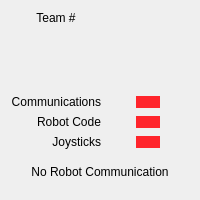
     <widget class="QFrame" name="InfoFrame">
      <layout class="QVBoxLayout" name="verticalLayout" stretch="0,1,0,1">
       <item>
        <widget class="QWidget" name="StatusWidget" native="true">
         <property name="styleSheet">
          <string notr="true">QPushButton {
    background-color: rgb(255, 37, 43);
	border: 0px;
    padding: 4px;
}
QPushButton:checked {
	background-color:  rgb(33, 255, 43);
}</string>
         </property>
         <layout class="QGridLayout" name="gridLayout_2">
          <property name="leftMargin">
           <number>0</number>
          </property>
          <property name="topMargin">
           <number>0</number>
          </property>
          <property name="rightMargin">
           <number>0</number>
          </property>
          <property name="bottomMargin">
           <number>0</number>
          </property>
          <item row="5" column="2">
           <widget class="QWidget" name="CodeFrame" native="true">
            <layout class="QHBoxLayout" name="horizontalLayout_12">
             <property name="spacing">
              <number>0</number>
             </property>
             <property name="leftMargin">
              <number>0</number>
             </property>
             <property name="topMargin">
              <number>0</number>
             </property>
             <property name="rightMargin">
              <number>0</number>
             </property>
             <property name="bottomMargin">
              <number>0</number>
             </property>
             <item>
              <widget class="QPushButton" name="RobotCode">
               <property name="enabled">
                <bool>false</bool>
               </property>
               <property name="minimumSize">
                <size>
                 <width>24</width>
                 <height>12</height>
                </size>
               </property>
               <property name="maximumSize">
                <size>
                 <width>24</width>
                 <height>12</height>
                </size>
               </property>
               <property name="text">
                <string/>
               </property>
               <property name="checkable">
                <bool>true</bool>
               </property>
               <property name="checked">
                <bool>false</bool>
               </property>
               <property name="flat">
                <bool>true</bool>
               </property>
              </widget>
             </item>
            </layout>
           </widget>
          </item>
          <item row="6" column="2">
           <widget class="QWidget" name="JoysticksFrame" native="true">
            <layout class="QHBoxLayout" name="horizontalLayout_11">
             <property name="spacing">
              <number>0</number>
             </property>
             <property name="leftMargin">
              <number>0</number>
             </property>
             <property name="topMargin">
              <number>0</number>
             </property>
             <property name="rightMargin">
              <number>0</number>
             </property>
             <property name="bottomMargin">
              <number>0</number>
             </property>
             <item>
              <widget class="QPushButton" name="Joysticks">
               <property name="enabled">
                <bool>false</bool>
               </property>
               <property name="minimumSize">
                <size>
                 <width>24</width>
                 <height>12</height>
                </size>
               </property>
               <property name="maximumSize">
                <size>
                 <width>24</width>
                 <height>12</height>
                </size>
               </property>
               <property name="text">
                <string/>
               </property>
               <property name="checkable">
                <bool>true</bool>
               </property>
               <property name="checked">
                <bool>false</bool>
               </property>
               <property name="flat">
                <bool>true</bool>
               </property>
              </widget>
             </item>
            </layout>
           </widget>
          </item>
          <item row="4" column="2">
           <widget class="QWidget" name="CommFrame" native="true">
            <layout class="QHBoxLayout" name="horizontalLayout_8">
             <property name="spacing">
              <number>0</number>
             </property>
             <property name="leftMargin">
              <number>0</number>
             </property>
             <property name="topMargin">
              <number>0</number>
             </property>
             <property name="rightMargin">
              <number>0</number>
             </property>
             <property name="bottomMargin">
              <number>0</number>
             </property>
             <item>
              <widget class="QPushButton" name="Communications">
               <property name="enabled">
                <bool>false</bool>
               </property>
               <property name="minimumSize">
                <size>
                 <width>24</width>
                 <height>12</height>
                </size>
               </property>
               <property name="maximumSize">
                <size>
                 <width>24</width>
                 <height>12</height>
                </size>
               </property>
               <property name="text">
                <string/>
               </property>
               <property name="checkable">
                <bool>true</bool>
               </property>
               <property name="checked">
                <bool>false</bool>
               </property>
               <property name="flat">
                <bool>true</bool>
               </property>
              </widget>
             </item>
            </layout>
           </widget>
          </item>
          <item row="1" column="0">
           <spacer name="verticalSpacer_3">
            <property name="orientation">
             <enum>Qt::Vertical</enum>
            </property>
            <property name="sizeType">
             <enum>QSizePolicy::MinimumExpanding</enum>
            </property>
            <property name="sizeHint" stdset="0">
             <size>
              <width>0</width>
              <height>5</height>
             </size>
            </property>
           </spacer>
          </item>
          <item row="4" column="0">
           <widget class="QLabel" name="CommunicationsLabel">
            <property name="text">
             <string>Communications</string>
            </property>
            <property name="alignment">
             <set>Qt::AlignRight|Qt::AlignTrailing|Qt::AlignVCenter</set>
            </property>
           </widget>
          </item>
          <item row="5" column="0">
           <widget class="QLabel" name="CodeLabel">
            <property name="text">
             <string>Robot Code</string>
            </property>
            <property name="alignment">
             <set>Qt::AlignRight|Qt::AlignTrailing|Qt::AlignVCenter</set>
            </property>
           </widget>
          </item>
          <item row="2" column="2">
           <widget class="QLabel" name="VoltageLabel">
            <property name="font">
             <font>
              <weight>75</weight>
              <bold>true</bold>
             </font>
            </property>
            <property name="text">
             <string/>
            </property>
            <property name="alignment">
             <set>Qt::AlignCenter</set>
            </property>
           </widget>
          </item>
          <item row="0" column="0">
           <widget class="QLabel" name="TeamLabel">
            <property name="text">
             <string>Team #</string>
            </property>
            <property name="alignment">
             <set>Qt::AlignCenter</set>
            </property>
           </widget>
          </item>
          <item row="2" column="0">
           <widget class="QLabel" name="VoltageIcon">
            <property name="minimumSize">
             <size>
              <width>48</width>
              <height>48</height>
             </size>
            </property>
            <property name="text">
             <string/>
            </property>
            <property name="pixmap">
             <pixmap resource="../../etc/resources/resources.qrc">:/icons/Power (big).png</pixmap>
            </property>
            <property name="alignment">
             <set>Qt::AlignCenter</set>
            </property>
           </widget>
          </item>
          <item row="0" column="2">
           <widget class="QLabel" name="TeamNumber">
            <property name="text">
             <string/>
            </property>
            <property name="alignment">
             <set>Qt::AlignCenter</set>
            </property>
           </widget>
          </item>
          <item row="6" column="0">
           <widget class="QLabel" name="JoysticksLabel">
            <property name="text">
             <string>Joysticks</string>
            </property>
            <property name="alignment">
             <set>Qt::AlignRight|Qt::AlignTrailing|Qt::AlignVCenter</set>
            </property>
           </widget>
          </item>
          <item row="3" column="0">
           <spacer name="verticalSpacer_2">
            <property name="orientation">
             <enum>Qt::Vertical</enum>
            </property>
            <property name="sizeType">
             <enum>QSizePolicy::MinimumExpanding</enum>
            </property>
            <property name="sizeHint" stdset="0">
             <size>
              <width>0</width>
              <height>5</height>
             </size>
            </property>
           </spacer>
          </item>
         </layout>
        </widget>
       </item>
       <item>
        <spacer name="verticalSpacer_4">
         <property name="orientation">
          <enum>Qt::Vertical</enum>
         </property>
         <property name="sizeType">
          <enum>QSizePolicy::MinimumExpanding</enum>
         </property>
         <property name="sizeHint" stdset="0">
          <size>
           <width>20</width>
           <height>10</height>
          </size>
         </property>
        </spacer>
       </item>
       <item>
        <widget class="QLabel" name="StatusLabel">
         <property name="text">
          <string>No Robot Communication</string>
         </property>
         <property name="scaledContents">
          <bool>false</bool>
         </property>
         <property name="alignment">
          <set>Qt::AlignCenter</set>
         </property>
         <property name="wordWrap">
          <bool>true</bool>
         </property>
        </widget>
       </item>
       <item>
        <spacer name="verticalSpacer_8">
         <property name="orientation">
          <enum>Qt::Vertical</enum>
         </property>
         <property name="sizeHint" stdset="0">
          <size>
           <width>20</width>
           <height>10</height>
          </size>
         </property>
        </spacer>
       </item>
      </layout>
     </widget>
